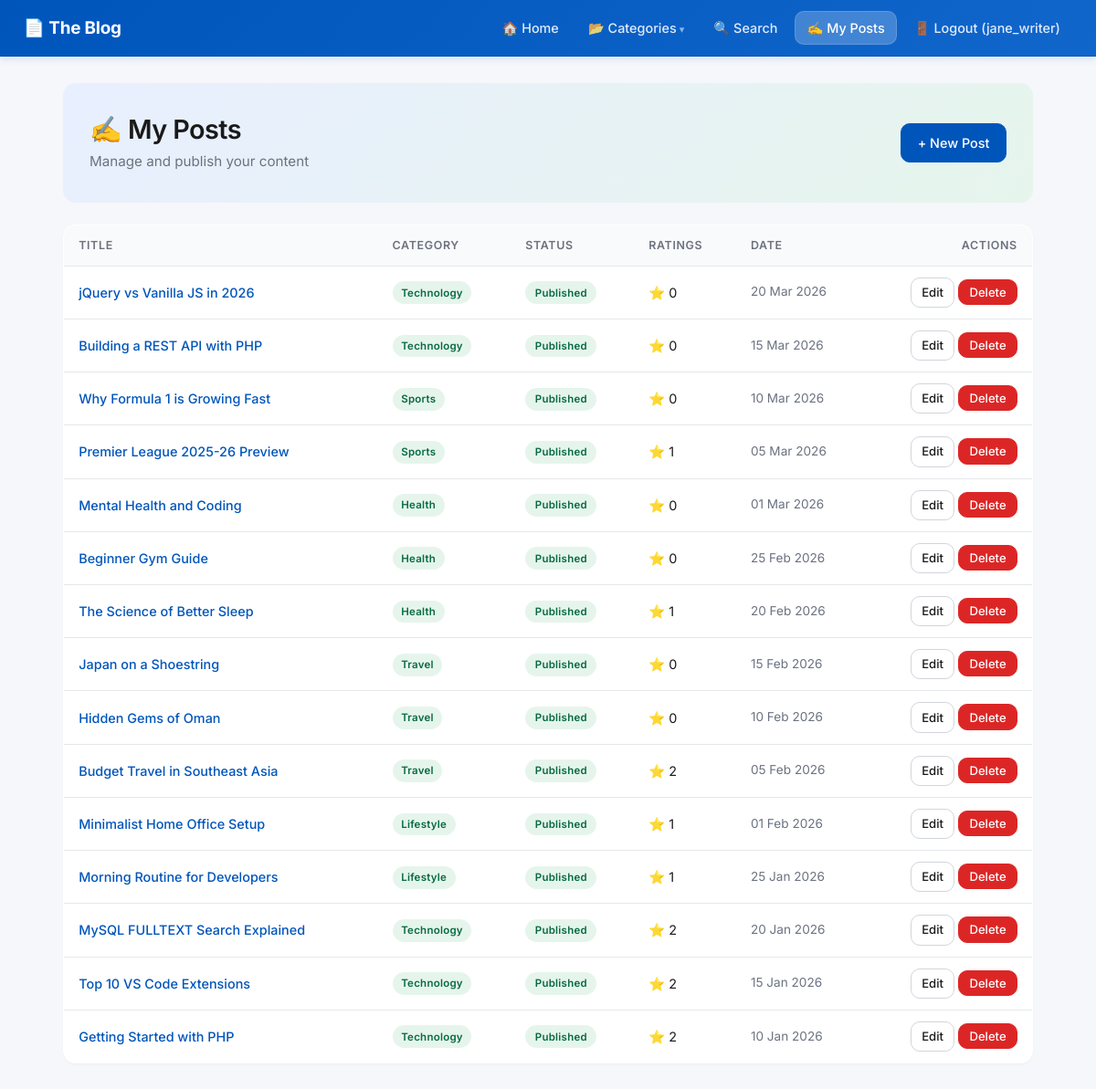
The app's page /creator/dashboard.php (signed in) with its own data.
### tables this page shows
CREATE TABLE IF NOT EXISTS dbProj_posts (
    post_id     INT AUTO_INCREMENT PRIMARY KEY,
    title       VARCHAR(200) NOT NULL,
    short_desc  TEXT,
    full_content TEXT,
    image_path  VARCHAR(255),
    pdf_path    VARCHAR(255),
    cat_id      INT,
    uid         INT,
    published   TINYINT(1) DEFAULT 0,
    is_deleted  TINYINT(1) NOT NULL DEFAULT 0,
    created_at  DATETIME DEFAULT CURRENT_TIMESTAMP,
    FOREIGN KEY (cat_id) REFERENCES dbProj_categories(cat_id) ON DELETE SET NULL,
    FOREIGN KEY (uid)    REFERENCES dbProj_users(uid)          ON DELETE CASCADE,
    INDEX idx_cat_id      (cat_id),
    INDEX idx_uid         (uid),
    INDEX idx_created_at  (created_at),
    INDEX idx_published   (published)
);

CREATE TABLE IF NOT EXISTS dbProj_categories (
    cat_id   INT AUTO_INCREMENT PRIMARY KEY,
    cat_name VARCHAR(100) NOT NULL
);

### creator/dashboard.php (the view, shortened to what this page needs)
<?php
require_once '../DBConn.php';
$uid = $_SESSION['uid'];
$stmt = mysqli_prepare($conn, "
    SELECT p.post_id, p.title, p.published, p.created_at, c.cat_name,
           COUNT(r.rating_id) AS ratings
    FROM dbProj_posts p
    LEFT JOIN dbProj_categories c ON p.cat_id = c.cat_id
    LEFT JOIN dbProj_ratings    r ON p.post_id = r.post_id
    WHERE p.uid = ?
    GROUP BY p.post_id
    ORDER BY p.created_at DESC
");
mysqli_stmt_bind_param($stmt, 'i', $uid);
mysqli_stmt_execute($stmt);
$posts = mysqli_stmt_get_result($stmt);
?>
<!DOCTYPE html>
<html lang="en">
<head>
<link rel="stylesheet" href="../css/style.css">
</head>
<body>
<?php include '../includes/nav.php'; ?>
<div class="container">
    <div class="hero-header">
        <div>
            <h2>&#9997; My Posts</h2>
            <p>Manage and publish your content</p>
        </div>
        <a href="add_post.php" class="btn btn-primary">&#43; New Post</a>
    </div>
    <?php if (mysqli_num_rows($posts) === 0): ?>
        <div class="empty-state">
            <div class="icon">&#128221;</div>
            <p style="font-size:1rem; margin-bottom:0.5rem;">You haven't written any posts yet.</p>
            <p style="font-size:0.9rem; margin-bottom:1rem;">Click the button below to create your first one.</p>
            <a href="add_post.php" class="btn btn-primary">&#43; Create First Post</a>
        </div>
    <?php else: ?>
    <table class="data-table">
        <thead>
            <tr><th>Title</th><th>Category</th><th>Status</th><th>Ratings</th><th>Date</th><th style="text-align:right;">Actions</th></tr>
        </thead>
        <tbody>
        <?php while ($p = mysqli_fetch_assoc($posts)): ?>
            <tr>
                <td>
                    <a href="../view_post.php?id=<?= $p['post_id'] ?>" style="font-weight:500;"><?= htmlspecialchars($p['title']) ?></a>
                </td>
                <td><span class="badge"><?= htmlspecialchars($p['cat_name'] ?? '—') ?></span></td>
                <td>
                    <?php if ($p['published']): ?>
                        <span class="status-pill status-published">Published</span>
                    <?php else: ?>
                        <span class="status-pill status-draft">Draft</span>
                    <?php endif; ?>
                </td>
                <td>&#11088; <?= $p['ratings'] ?></td>
                <td style="color:var(--color-text-muted); font-size:0.85rem;"><?= date('d M Y', strtotime($p['created_at'])) ?></td>
                <td style="text-align:right;">
                    <a href="edit_post.php?id=<?= $p['post_id'] ?>" class="btn btn-sm">Edit</a>
                    <form method="POST" action="delete_post.php" style="display:inline;" onsubmit="return confirm('Delete this post? This cannot be undone.')">
                        <button type="submit" class="btn btn-danger btn-sm">Delete</button>
                    </form>
                </td>
            </tr>
        <?php endwhile; ?>
        </tbody>
    </table>
    <?php endif; ?>
</div>
</body>
</html>

### css/style.css (style rules this page uses)
:root { --color-primary: #0055bb; --color-primary-hover: #003f99; --color-primary-soft: #e8efff; --color-accent: #0a8754; --color-accent-hover: #076b42; --color-accent-soft: #e6f5ec; --color-danger: #dc2626; --color-danger-hover: #b91c1c; --color-danger-soft: #fef2f2; --color-warning: #e6a800; --color-warning-soft: #fff8e1; --color-text: #1a1a1a; --color-text-muted: #6b7280; --color-text-subtle: #9ca3af; --color-bg: #ffffff; --color-bg-soft: #f9fafb; --color-bg-page: #f5f7fa; --color-border: #e5e7eb; --color-border-strong: #d1d5db; --radius-sm: 6px; --radius-md: 10px; --radius-lg: 14px; --radius-pill: 999px; --shadow-sm: 0 1px 2px rgba(0,0,0,.04); --shadow-md: 0 4px 12px rgba(0,0,0,.06); --shadow-lg: 0 8px 24px rgba(0,0,0,.08); --transition: all 0.15s ease; }
*, *::before, *::after { box-sizing: border-box; margin: 0; padding: 0; }
html, body { min-height: 100%; }
body { font-family: 'Inter', system-ui, -apple-system, 'Segoe UI', Arial, sans-serif; background: var(--color-bg-page); color: var(--color-text); font-size: 15px; line-height: 1.6; -webkit-font-smoothing: antialiased; -moz-osx-font-smoothing: grayscale; }
a { color: var(--color-primary); text-decoration: none; transition: var(--transition); }
h1, h2, h3, h4 { font-weight: 600; line-height: 1.3; color: var(--color-text); }
.container { max-width: 1100px; margin: 1.8rem auto; padding: 0 1.2rem; }
.btn { display: inline-flex; align-items: center; justify-content: center; gap: 0.4rem; padding: 0.55rem 1.1rem; border: 1px solid var(--color-border-strong); background: var(--color-bg); color: var(--color-text); border-radius: var(--radius-md); font-size: 0.9rem; font-weight: 500; font-family: inherit; cursor: pointer; transition: var(--transition); text-decoration: none; }
.btn-primary { background: var(--color-primary); color: #fff; border-color: var(--color-primary); }
.btn-danger { background: var(--color-danger); color: #fff; border-color: var(--color-danger); }
.btn-sm { padding: 0.32rem 0.7rem; font-size: 0.82rem; }
.hero-header { background: linear-gradient(135deg, var(--color-primary-soft) 0%, var(--color-accent-soft) 100%); border-radius: var(--radius-lg); padding: 2rem 1.8rem; margin-bottom: 1.5rem; display: flex; justify-content: space-between; align-items: center; gap: 1rem; flex-wrap: wrap; }
.hero-header h2 { font-size: 1.8rem; letter-spacing: -0.02em; margin-bottom: 0.3rem; }
.hero-header p { color: var(--color-text-muted); font-size: 0.95rem; }
.badge { display: inline-block; background: var(--color-accent-soft); color: var(--color-accent-hover); padding: 0.2rem 0.6rem; border-radius: var(--radius-pill); font-size: 0.72rem; font-weight: 600; letter-spacing: 0.02em; }
.status-pill { display: inline-block; padding: 0.2rem 0.65rem; border-radius: var(--radius-pill); font-size: 0.72rem; font-weight: 600; letter-spacing: 0.02em; }
.status-live, .status-published { background: var(--color-accent-soft); color: var(--color-accent-hover); }
.data-table { width: 100%; border-collapse: collapse; background: var(--color-bg); border-radius: var(--radius-lg); overflow: hidden; box-shadow: var(--shadow-sm); border: 1px solid var(--color-border); }
.data-table th { background: var(--color-bg-soft); color: var(--color-text-muted); border-bottom: 1px solid var(--color-border); padding: 0.75rem 1rem; text-align: left; font-size: 0.78rem; font-weight: 600; text-transform: uppercase; letter-spacing: 0.05em; }
.data-table td { border-bottom: 1px solid var(--color-border); padding: 0.75rem 1rem; font-size: 0.9rem; vertical-align: middle; }
.data-table tr:last-child td { border-bottom: none; }
.data-table tbody tr { transition: background 0.1s ease; }

### records on screen
dbproj_posts: title "jQuery vs Vanilla JS in 2026", cat.cat_name "Technology", published "Published", ratings "0", created_at "20 Mar 2026"
dbproj_posts: title "Building a REST API with PHP", cat.cat_name "Technology", published "Published", ratings "0", created_at "15 Mar 2026"
dbproj_posts: title "Why Formula 1 is Growing Fast", cat.cat_name "Sports", published "Published", ratings "0", created_at "10 Mar 2026"
dbproj_posts: title "Premier League 2025-26 Preview", cat.cat_name "Sports", published "Published", ratings "1", created_at "05 Mar 2026"
dbproj_posts: title "Mental Health and Coding", cat.cat_name "Health", published "Published", ratings "0", created_at "01 Mar 2026"
dbproj_posts: title "Beginner Gym Guide", cat.cat_name "Health", published "Published", ratings "0", created_at "25 Feb 2026"
dbproj_posts: title "The Science of Better Sleep", cat.cat_name "Health", published "Published", ratings "1", created_at "20 Feb 2026"
dbproj_posts: title "Japan on a Shoestring", cat.cat_name "Travel", published "Published", ratings "0", created_at "15 Feb 2026"
dbproj_posts: title "Hidden Gems of Oman", cat.cat_name "Travel", published "Published", ratings "0", created_at "10 Feb 2026"
dbproj_posts: title "Budget Travel in Southeast Asia", cat.cat_name "Travel", published "Published", ratings "2", created_at "05 Feb 2026"
dbproj_posts: title "Minimalist Home Office Setup", cat.cat_name "Lifestyle", published "Published", ratings "1", created_at "01 Feb 2026"
dbproj_posts: title "Morning Routine for Developers", cat.cat_name "Lifestyle", published "Published", ratings "1", created_at "25 Jan 2026"
dbproj_posts: title "MySQL FULLTEXT Search Explained", cat.cat_name "Technology", published "Published", ratings "2", created_at "20 Jan 2026"
dbproj_posts: title "Top 10 VS Code Extensions", cat.cat_name "Technology", published "Published", ratings "2", created_at "15 Jan 2026"
dbproj_posts: title "Getting Started with PHP", cat.cat_name "Technology", published "Published", ratings "2", created_at "10 Jan 2026"

### other values on screen
$_SESSION['username'] "jane_writer"
